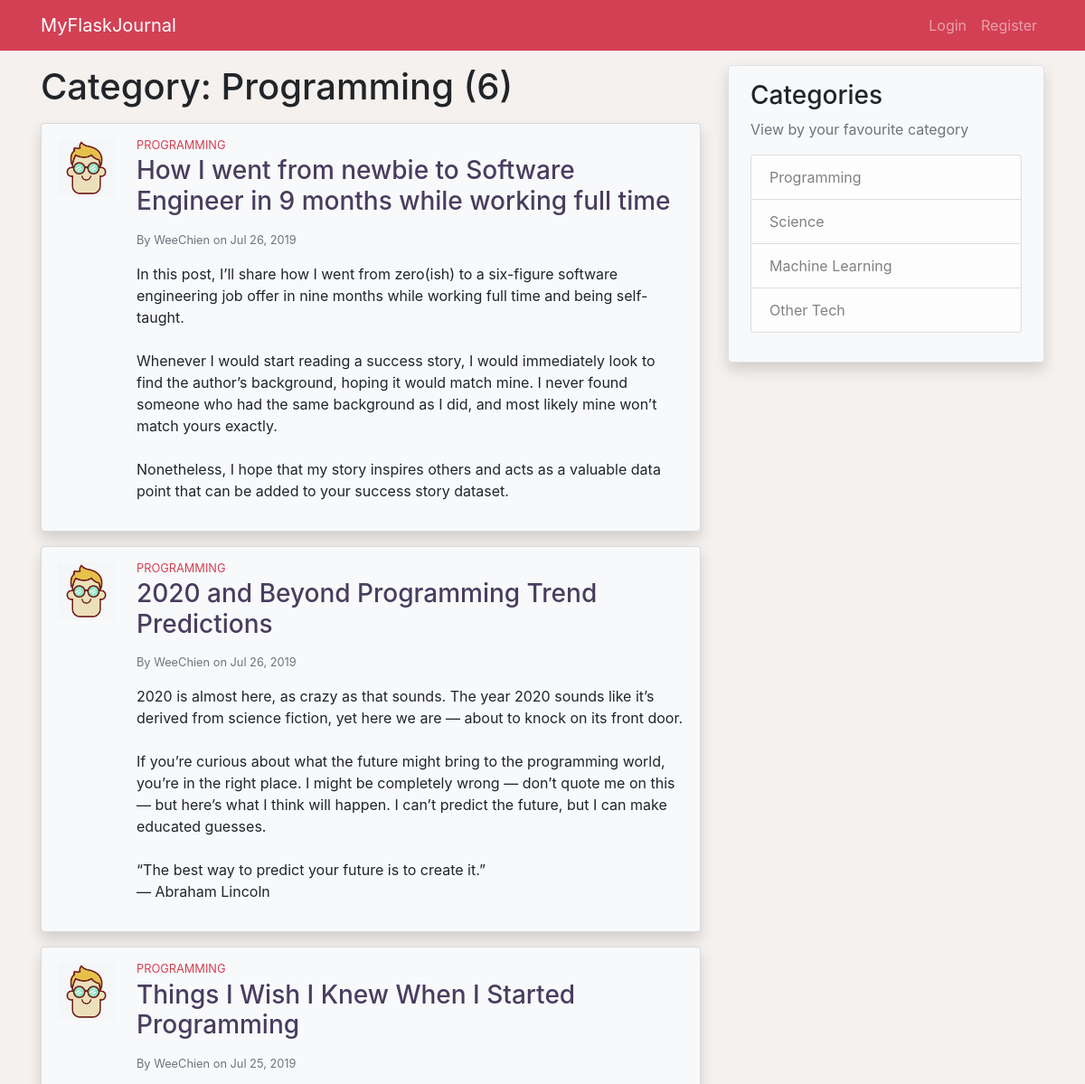
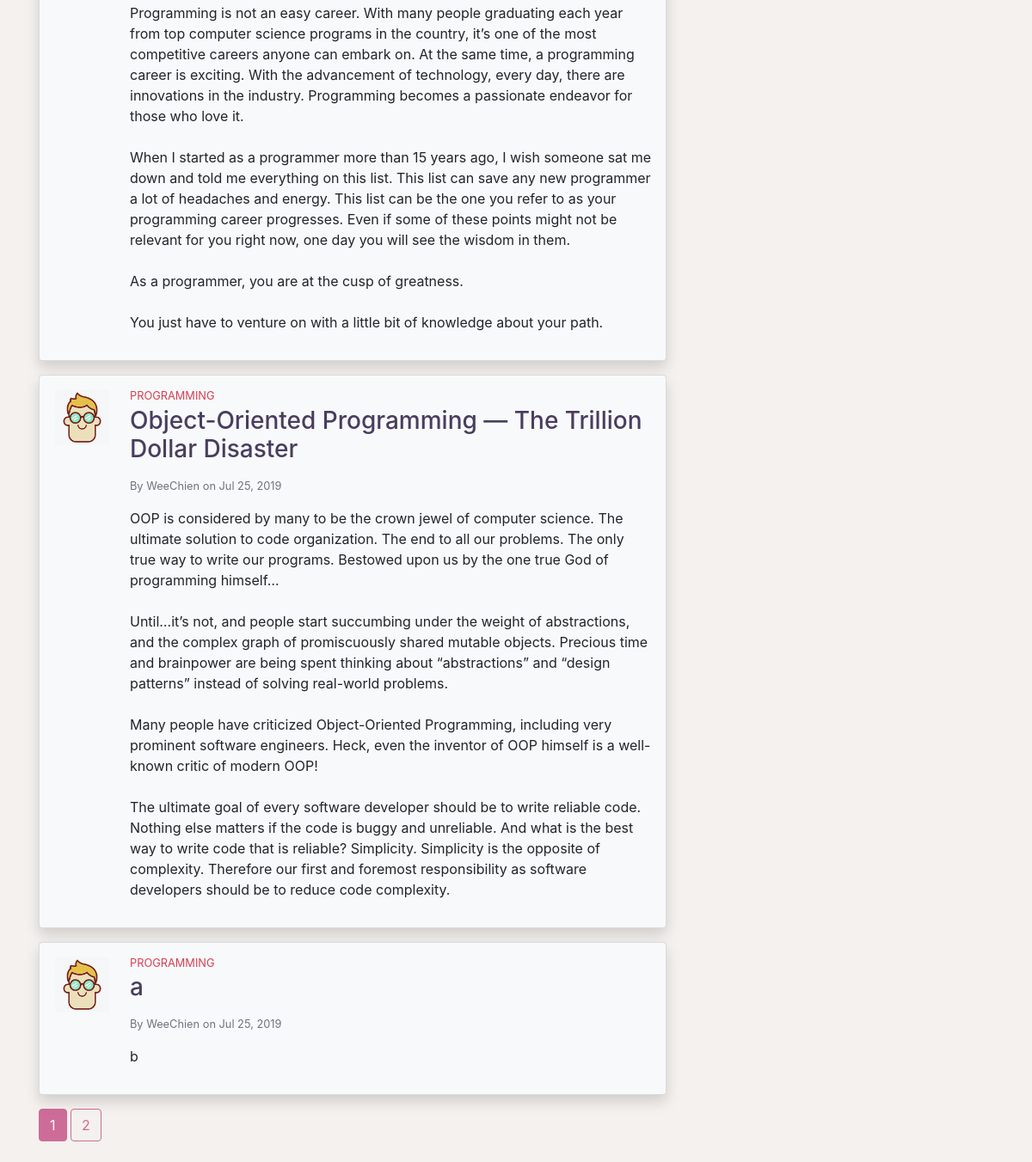
The page /post/Programming on the database its author committed (2 pictures, top to bottom).
### application/models.py (models this page shows, shortened)
class Post(db.Model):
    id = db.Column(db.Integer, primary_key=True)
    title = db.Column(db.String(100), nullable=False)
    date_posted = db.Column(db.DateTime, nullable=False,
                            default=datetime.utcnow)
    content = db.Column(db.Text, nullable=False)
    category = db.Column(db.String(100), nullable=False)
    user_id = db.Column(db.Integer, db.ForeignKey('user.id'), nullable=False)
    def __repr__(self):
        return f"Post('{self.title}', '{self.date_posted}')"

class User(db.Model, UserMixin):
    id = db.Column(db.Integer, primary_key=True)
    username = db.Column(db.String(20), unique=True, nullable=False)
    email = db.Column(db.String(120), unique=True, nullable=False)
    image_file = db.Column(db.String(20), nullable=False,
                           default='default.jpg')
    password = db.Column(db.String(60), nullable=False)
    posts = db.relationship('Post', backref='author', lazy=True)
    def __repr__(self):
        return f"User('{self.username}', '{self.email}', '{self.image_file}')"

### application/posts/routes.py (the view)
@posts.route('/post/<string:category>')
def category_posts(category):
    page = request.args.get('page', 1, type=int)
    posts = Post.query\
        .filter_by(category=category)\
        .order_by(Post.date_posted.desc())\
        .paginate(page=page, per_page=5)
    print('posts', posts.items)
    if not posts.items:
        return render_template('posts/no_post.html', category=category)
    users = [User.query\
        .filter(User.posts.contains(post))
        .all() for post in posts.items]
    print('users', users)
    return render_template('posts/category_posts.html', posts=posts, users=users)

### application/templates/posts/category_posts.html (shortened to what this page needs)
{% extends 'layout.html' %}
{% block content %}
    <h1 class="mb-3">Category: {{ posts.items[0].category }} ({{ posts.total }})</h1>
    {% for post in posts.items %}
        <div class="card mb-3 p-3 shadow bg-light">
            <div class="row">
                <div class="ml-3 mb-3 pr-2">
                    <img src="{{ url_for('static', filename='profile_pics/' + post.author.image_file) }}" class="post-img rounded mx-md-auto d-block">
                </div>
                <div class="col">
                    <h6 class="post-category mb-1 small">
                    </h6>
                    <h3 class="post-title mb-3">
                        <a class="clean-a" href="{{ url_for('posts.post', post_id=post.id) }}">{{ post.title }}</a>
                    </h3>
                    <div class="text-muted small mb-3">
                        By <a class="clean-a" href="{{ url_for('users.user_posts', username=post.author.username) }}">{{ post.author.username }}</a>
                        on {{ post.date_posted.strftime('%b %d, %Y')}}
                    </div>
                    <p class="post-content">{{ post.content }}</p>
                </div>
            </div>
        </div>
    {% endfor %}
    {% for page_num in posts.iter_pages(left_edge=1, right_edge=1, left_current=1, right_current=2) %}
        {% if page_num %}
            {% if page_num == posts.page %}
                <a href="{{ url_for('posts.category_posts', category=posts.items[0].category, page=page_num) }}" class="btn btn-info mb-4">{{ page_num }}</a>
            {% else %}
                <a href="{{ url_for('posts.category_posts', category=posts.items[0].category, page=page_num) }}" class="btn btn-outline-info mb-4">{{ page_num }}</a>
            {% endif %}
        {% else %}
            ...
        {% endif %}
    {% endfor %}
{% endblock %}

### application/static/style.css (style rules this page uses)
body { background-color: #F5F1EE; }
.post-img { height: 65px; width: 65px; }
.post-title { color: #493D5F; }
.post-category { color: #D34054; }
.post-content { white-space: pre-line; }
.clean-a { color: inherit; }
.btn-outline-info { color: #CD6C98; border-color: #CD6C98; }
.btn-info { background-color: #CD6C98; border-color: #CD6C98; }

### rows shown on the page
Post: category "Programming", image_file (picture), category "PROGRAMMING", title "How I went from newbie to Software Engineer in 9 months while working full time", author.username "WeeChien", date_posted "Jul 26, 2019", content "In this post, I’ll share how I went from zero(ish) to a six-figure software engineering job offer in nine months while working full time and being self-taught. Whenever I would start reading a success story, I would immediately look to find the author’s background, hoping it would match mine. I never found someone who had the same background as I did, and most likely mine won’t match yours exactly. Nonetheless, I hope that my story inspires others and acts as a valuable data point that can be added to your success story dataset."
Post: image_file (picture), category "PROGRAMMING", title "2020 and Beyond Programming Trend Predictions", author.username "WeeChien", date_posted "Jul 26, 2019", content "2020 is almost here, as crazy as that sounds. The year 2020 sounds like it’s derived from science fiction, yet here we are — about to knock on its front door. If you’re curious about what the future might bring to the programming world, you’re in the right place. I might be completely wrong — don’t quote me on this— but here’s what I think will happen. I can’t predict the future, but I can make educated guesses. “The best way to predict your future is to create it.” ― Abraham Lincoln"
Post: image_file (picture), category "PROGRAMMING", title "Things I Wish I Knew When I Started Programming", author.username "WeeChien", date_posted "Jul 25, 2019", content "Programming is not an easy career. With many people graduating each year from top computer science programs in the country, it’s one of the most competitive careers anyone can embark on. At the same time, a programming career is exciting. With the advancement of technology, every day, there are innovations in the industry. Programming becomes a passionate endeavor for those who love it. When I started as a programmer more than 15 years ago, I wish someone sat me down and told me everything on this list. This list can save any new programmer a lot of headaches and energy. This list can be the one you refer to as your programming career progresses. Even if some of these points might not be…"
Post: image_file (picture), category "PROGRAMMING", title "Object-Oriented Programming — The Trillion Dollar Disaster", author.username "WeeChien", date_posted "Jul 25, 2019", content "OOP is considered by many to be the crown jewel of computer science. The ultimate solution to code organization. The end to all our problems. The only true way to write our programs. Bestowed upon us by the one true God of programming himself… Until…it’s not, and people start succumbing under the weight of abstractions, and the complex graph of promiscuously shared mutable objects. Precious time and brainpower are being spent thinking about “abstractions” and “design patterns” instead of solving real-world problems. Many people have criticized Object-Oriented Programming, including very prominent software engineers. Heck, even the inventor of OOP himself is a well-known critic of modern…"
Post: image_file (picture), category "PROGRAMMING", title "a", author.username "WeeChien", date_posted "Jul 25, 2019", content "b"

### other values the page prints
{{ posts.total }} "6"
{{ page_num }} "1"
{{ page_num }} "2"
